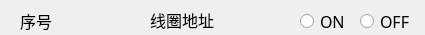
<?xml version="1.0" encoding="UTF-8"?>
<ui version="4.0">
 <class>MultiCoilItem</class>
 <widget class="QWidget" name="MultiCoilItem">
  <property name="geometry">
   <rect>
    <x>0</x>
    <y>0</y>
    <width>425</width>
    <height>35</height>
   </rect>
  </property>
  <property name="font">
   <font>
    <family>微软雅黑</family>
    <pointsize>12</pointsize>
   </font>
  </property>
  <property name="windowTitle">
   <string>Form</string>
  </property>
  <widget class="QRadioButton" name="radioButton_ON">
   <property name="geometry">
    <rect>
     <x>300</x>
     <y>6</y>
     <width>51</width>
     <height>30</height>
    </rect>
   </property>
   <property name="text">
    <string>ON</string>
   </property>
  </widget>
  <widget class="QRadioButton" name="radioButton_OFF">
   <property name="geometry">
    <rect>
     <x>360</x>
     <y>6</y>
     <width>61</width>
     <height>30</height>
    </rect>
   </property>
   <property name="text">
    <string>OFF</string>
   </property>
  </widget>
  <widget class="QLabel" name="txt_SerialNum">
   <property name="geometry">
    <rect>
     <x>20</x>
     <y>10</y>
     <width>61</width>
     <height>21</height>
    </rect>
   </property>
   <property name="text">
    <string>序号</string>
   </property>
  </widget>
  <widget class="QLabel" name="txt_CoilAddr">
   <property name="geometry">
    <rect>
     <x>150</x>
     <y>10</y>
     <width>71</width>
     <height>20</height>
    </rect>
   </property>
   <property name="text">
    <string>线圈地址</string>
   </property>
  </widget>
 </widget>
 <resources/>
 <connections/>
</ui>
